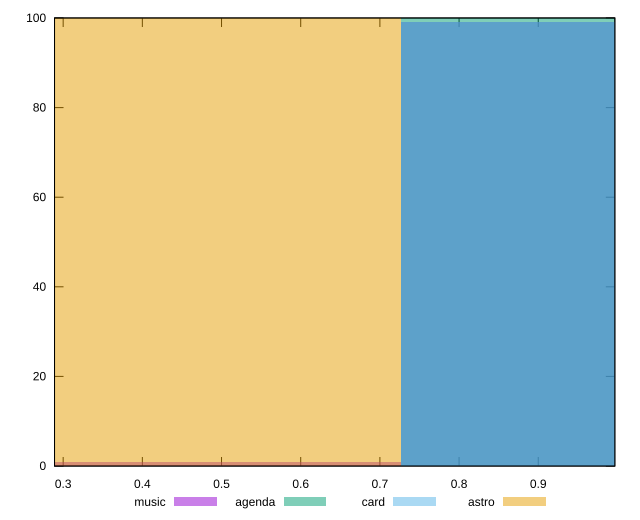

Source code (gnuplot):
reset

$music <<EOF
0.4844026229193924 1
0.9688052458387848 99
EOF

$agenda <<EOF
0.9688052458387848 100
EOF

$card <<EOF
0.9688052458387848 99
EOF

$astro <<EOF
0.4844026229193924 100
EOF

set key outside below
set boxwidth 0.4844026229193924
set xrange [0.2891005246134949:0.9966956724105303]
set yrange [0:100]
set trange [0:100]
set style fill transparent solid 0.5 noborder
set terminal svg size 640, 520 enhanced background rgb 'white'
set output "reports/report_00030_2021-02-24T20-42-31.540Z/meta/pScore/comparison/histogram/all_raw.svg"

plot $music title "music" with boxes, \
     $agenda title "agenda" with boxes, \
     $card title "card" with boxes, \
     $astro title "astro" with boxes

reset
